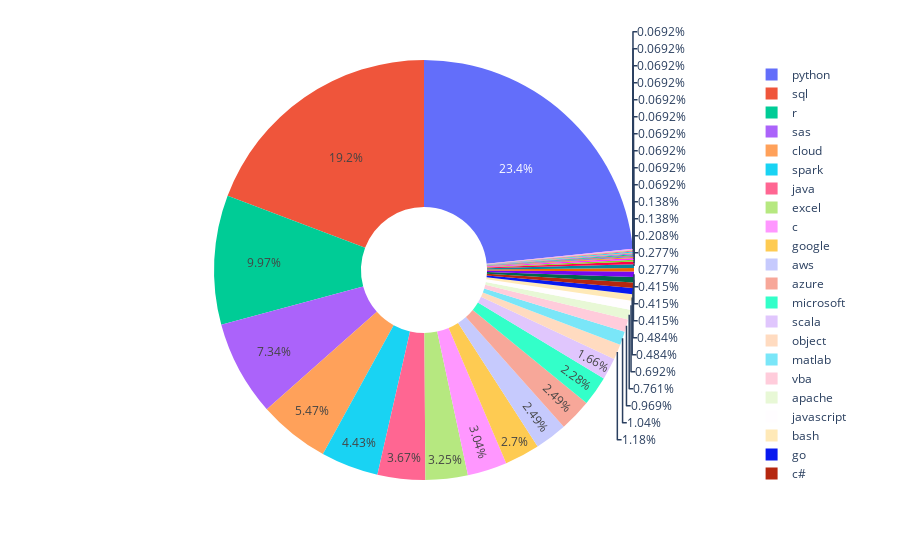

Write notebook code for a chart like this one.
### Code cell
px.pie(langauges_df,values = 'Word_Count',names = 'words',hole = .3)

### Figure 1 — Plotly figure (JSON) as saved in the notebook; plotly's stock layout.template omitted (floating-point values rounded to 4 significant figures)
{"data": [{"domain": {"x": [0, 1], "y": [0, 1]}, "hole": 0.3, "hovertemplate": "words=%{label}<br>Word_Count=%{value}<extra></extra>", "labels": ["python", "sql", "r", "sas", "cloud", "spark", "java", "excel", "c", "google", "aws", "azure", "microsoft", "scala", "object", "matlab", "vba", "apache", "javascript", "bash", "go", "c#", "julia", "perl", "powershell", "ibm", "php", "typescript", "react", "swift", "ruby", "systemverilog", "dax", "xslt", "q", "unity", "pearl", "stata", "kotlin"], "legendgroup": "", "name": "", "showlegend": true, "type": "pie", "values": [338, 278, 144, 106, 79, 64, 53, 47, 44, 39, 36, 36, 33, 24, 17, 15, 14, 11, 10, 7, 7, 6, 6, 6, 4, 4, 3, 2, 2, 1, 1, 1, 1, 1, 1, 1, 1, 1, 1]}], "layout": {"legend": {"tracegroupgap": 0}, "margin": {"t": 60}}}
